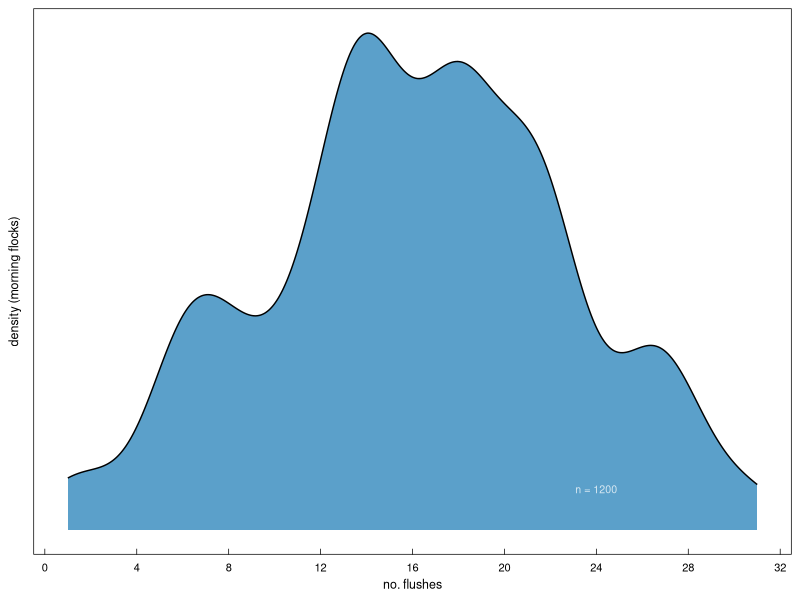
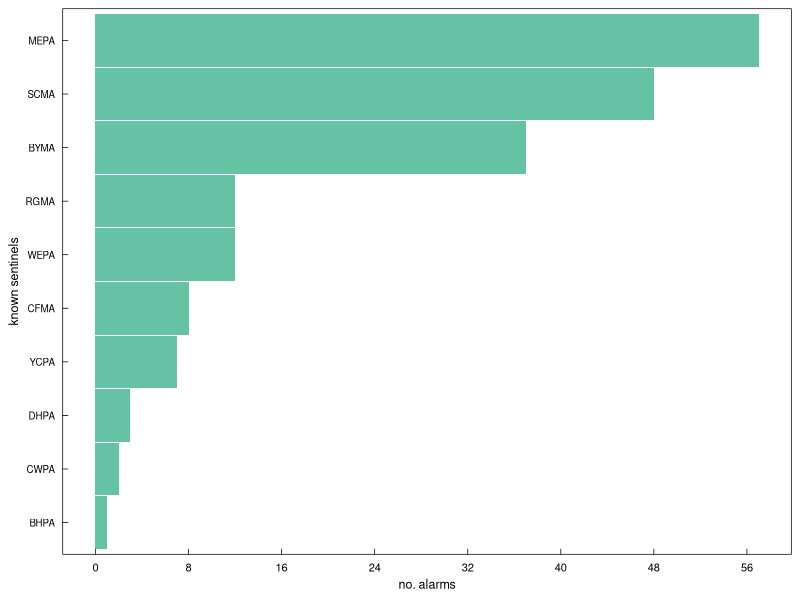
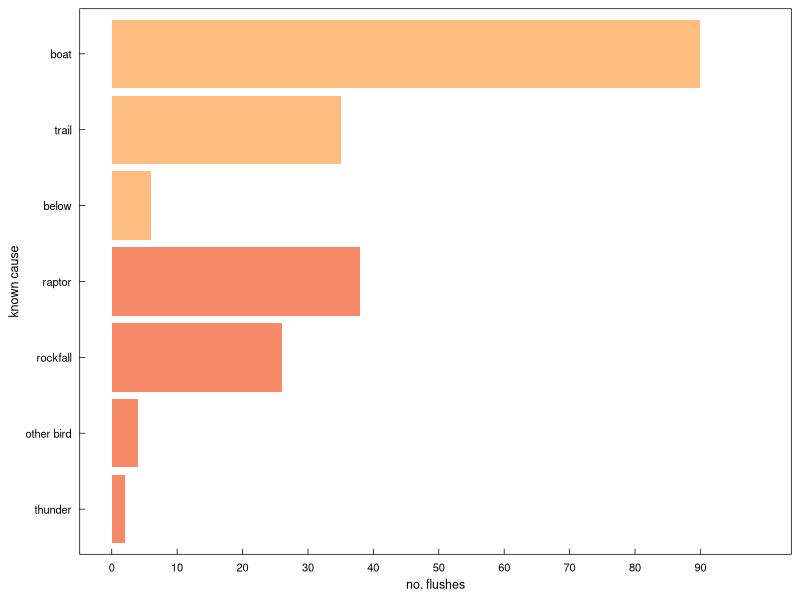
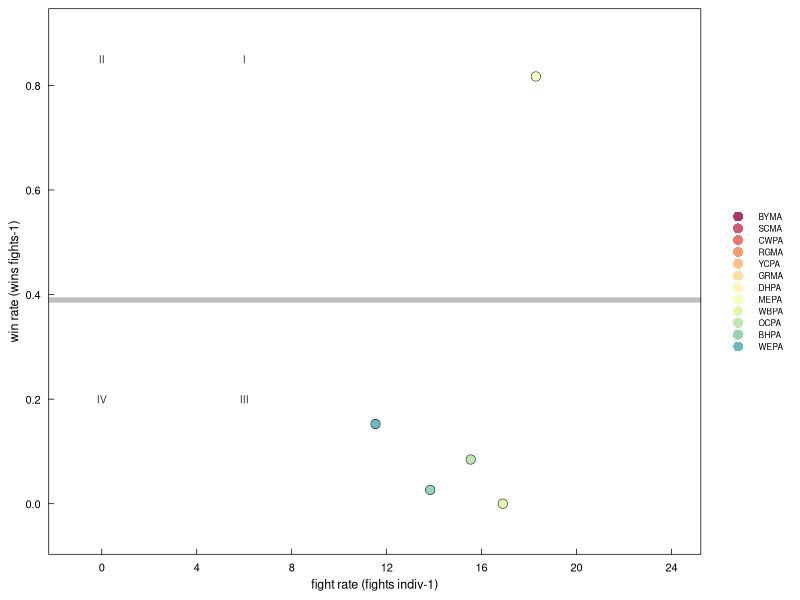
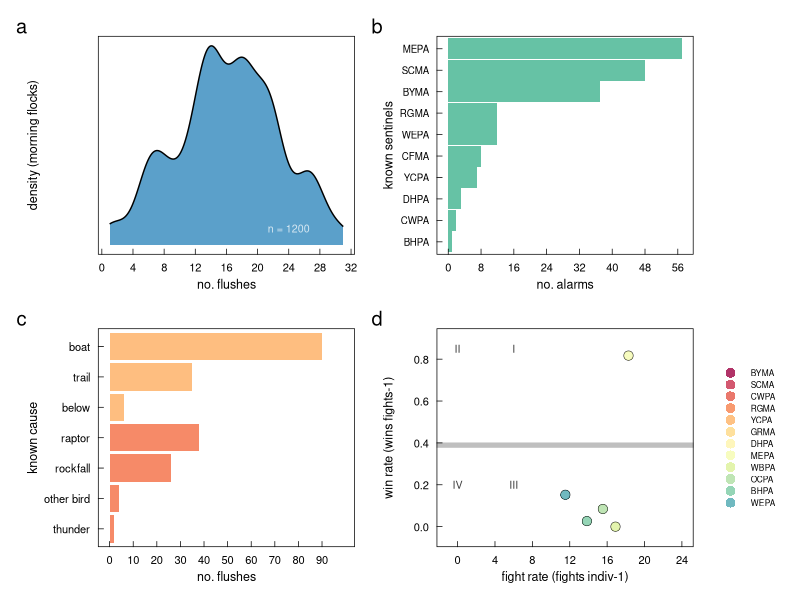

Write the R code that produced these figures, in order.
#### this script organizes data, plots flush and fights data
#### should be figure ~4 in the manuscript

library(ggplot2)      # plotting and viz
library(plyr)         # legacy df manipulation
library(dplyr)        # variable grouping and manipulation
library(reshape)      # legacy df manipulation
library(data.table)   # legacy functions on df 
library(tidyverse)
library(tidyr)        # gathering and spreading
library(zoo)          # roll mean
library(ggthemes)     # helpful ggplot themes
library(forcats)
library(scales)
library(RColorBrewer) # pretty colors
library(ggridges)
library(colorspace)
library(patchwork)
library(lubridate)    # formatting times dates


# custom ggplot theme
themeKV <- theme_few()+
  theme(strip.background = element_blank(),
        axis.line = element_blank(),
        axis.text.x = element_text(colour = "black", margin = margin(0.2, unit = "cm")),
        axis.text.y = element_text(colour = "black", margin = margin(c(1, 0.2), unit = "cm")),
        axis.ticks.x = element_line(colour = "black", linewidth=.25), 
        axis.ticks.y = element_line(colour = "black", linewidth=.25),
        axis.ticks.length=unit(-0.15, "cm"), 
        element_line(colour = "black", linewidth=.5),
        panel.border = element_rect(colour = "black", fill=NA, linewidth=.5),
        legend.title=element_blank(),
        strip.text=element_text(hjust=0))

#### read in flush and fight data from csv
flush <- read.csv('data/flush.csv')
flush1 <- subset(flush, select = c(DATE)) # subset full dataset for only date column
flush2 <- flush1 %>% group_by(DATE) %>% # Group by count of multiple columns
  summarise(total_count=n(),.groups = 'drop') %>%
  as.data.frame() # make new df with these data

#### first to do, document # flushes per day, as density plot
p1 <- ggplot(flush2, aes(x = total_count, fill=c("#3288bd"))) +
  themeKV + theme(legend.position = "none", 
                  axis.text.y = element_text(size = 0),
                  axis.title.y = element_text(size = 9),
                  axis.ticks.y = element_blank(),
                  axis.text.x = element_text(size = 8),
                  axis.title.x = element_text(size = 9),
                  ) + 
  geom_density(size = 0.5, alpha = 0.8, adjust = 0.65) +
  scale_fill_manual(values=c("#3288bd")) +
  scale_x_continuous(breaks = seq(0, 40, by = 4)) +
  ylab("density (morning flocks)")+
  xlab("no. flushes")+
  annotate("text", x = 24, y = 0.005, label = "n = 1200", color = "white", alpha = 0.75, size = 2.7)
p1


#### now count the occurrences of each species was a sentinel
flush <- read.csv('data/flush.csv')
sentinel <- subset(flush, select = c(ALARM)) # subset full dataset for only species IDs
sentinel1 <- sentinel %>% 
  filter(!(ALARM == 'NA')) # filter out NA values

# make col plot of alarm species
p2 <- ggplot(sentinel1, aes(y = fct_rev(fct_infreq(ALARM)), group=ALARM)) +
  themeKV + theme(legend.position = "none", 
                  axis.text.y = element_text(size = 7),
                  axis.title.y = element_text(size = 9),
                  axis.text.x = element_text(size = 8),
                  axis.title.x = element_text(size = 9),
  ) + 
  geom_bar(fill = c("#66c2a5"), alpha =1, width=0.98) +
  scale_fill_manual(values=c("#66c2a5")) +
  scale_x_continuous(breaks = seq(0, 60, by = 8)) +
  ylab("known sentinels") + 
  xlab("no. alarms")
p2


#### now count the occurrences of each flush cause
flush <- read.csv('data/flush.csv')
cause <- subset(flush, select = c(CAUSE, CATEGORY)) # subset full dataset for only species IDs
cause1 <- cause %>% 
  filter(!(CAUSE == 'NA')) # filter out NA values

# count number of cause occurences
cause2 <- cause1 %>% group_by(CAUSE, CATEGORY) %>% # Group by count of multiple columns
  summarise(total_count=n(),.groups = 'drop') %>%
  as.data.frame() # make new df with these data
# manually reorder to sort by CATEGORY then CAUSE
reorder = c(3,1,6,4,5,7,2) # create reorder variables
cause2$reorder = reorder # add as col to df
# dplyr frustrating me too much so gave up and just manually redid it

p3 <- ggplot(cause2, aes(x=total_count, y=fct_rev(fct_reorder(CAUSE, reorder)), fill=CATEGORY)) +
  themeKV + theme(legend.position = "none", 
                  axis.text.y = element_text(size = 8),
                  axis.title.y = element_text(size = 9),
                  axis.text.x = element_text(size = 8),
                  axis.title.x = element_text(size = 9),
  ) + 
  geom_col(alpha = 0.8, width=0.9) +
  scale_fill_manual(values=c("#fdae61", "#f46d43")) +
  scale_x_continuous(breaks = seq(0, 90, by = 10),
                                  limits = c(0,99)) +
    ylab("known cause") + 
    xlab("no. flushes")
p3



#### WE'RE AT THE FIGHTS!!!
fights <- read.csv('data/fights.csv')
# make 14 color Brewer palette
getPalette = colorRampPalette(brewer.pal(11, "Spectral")) # interpolate colors to fit the 13 parrot species
Spectral14 <- getPalette(14) 


p4 <- ggplot(fights, aes(x=FIGHT_RT, y=WIN_RT)) + 
  themeKV + theme(axis.text.x = element_text(size = 8),
                  axis.title.x = element_text(size = 9),
                  axis.text.y = element_text(size = 8),
                  axis.title.y = element_text(size = 9),
                  legend.key.height = unit(0.3, 'cm'), # shrink the native height of legend
                  legend.text = element_text(size=6)) + # reduce font size on legend
  geom_vline(xintercept = ave(fights$FIGHT_RT), alpha = 0.25, size = 1.8, color = "#000000") +
  geom_hline(yintercept = ave(fights$WIN_RT), alpha = 0.25, size = 1.8, color = "#000000") +
  geom_point(shape =16, size = 3, alpha = 0.8, 
             aes(color = fct_rev(fct_reorder(SPECIES,FIGHT_RT))), # color code by species win rate 
             ) +
  geom_point(shape = 1,size = 3, colour = "black", stroke = 0.25,) +
  scale_color_manual(values = Spectral14) +
  scale_x_continuous(breaks = seq(0, 24, by = 4), limits = c(-1,24)) + # give a little more room 
  scale_y_continuous(breaks = seq(0, 0.8, by = 0.2), limits = c(-0.05,0.9)) +
  xlab("fight rate (fights indiv-1)") + 
  ylab("win rate (wins fights-1)") + 
  annotate("text", x = 0, y = 0.85, label = "II", alpha = 0.75, size = 2.7) +
  annotate("text", x = 0, y = 0.2, label = "IV", alpha = 0.75, size = 2.7) +
  annotate("text", x = 6, y = 0.85, label = "I", alpha = 0.75, size = 2.7) +
  annotate("text", x = 6, y = 0.2, label = "III", alpha = 0.75, size = 2.7)
p4



layout2 <- "
AB
CD"
  p1 + p2 + p3 + p4 +
  plot_layout(design = layout2) +
  plot_annotation(tag_levels = 'a') # add panel labels a, b, c... etc
